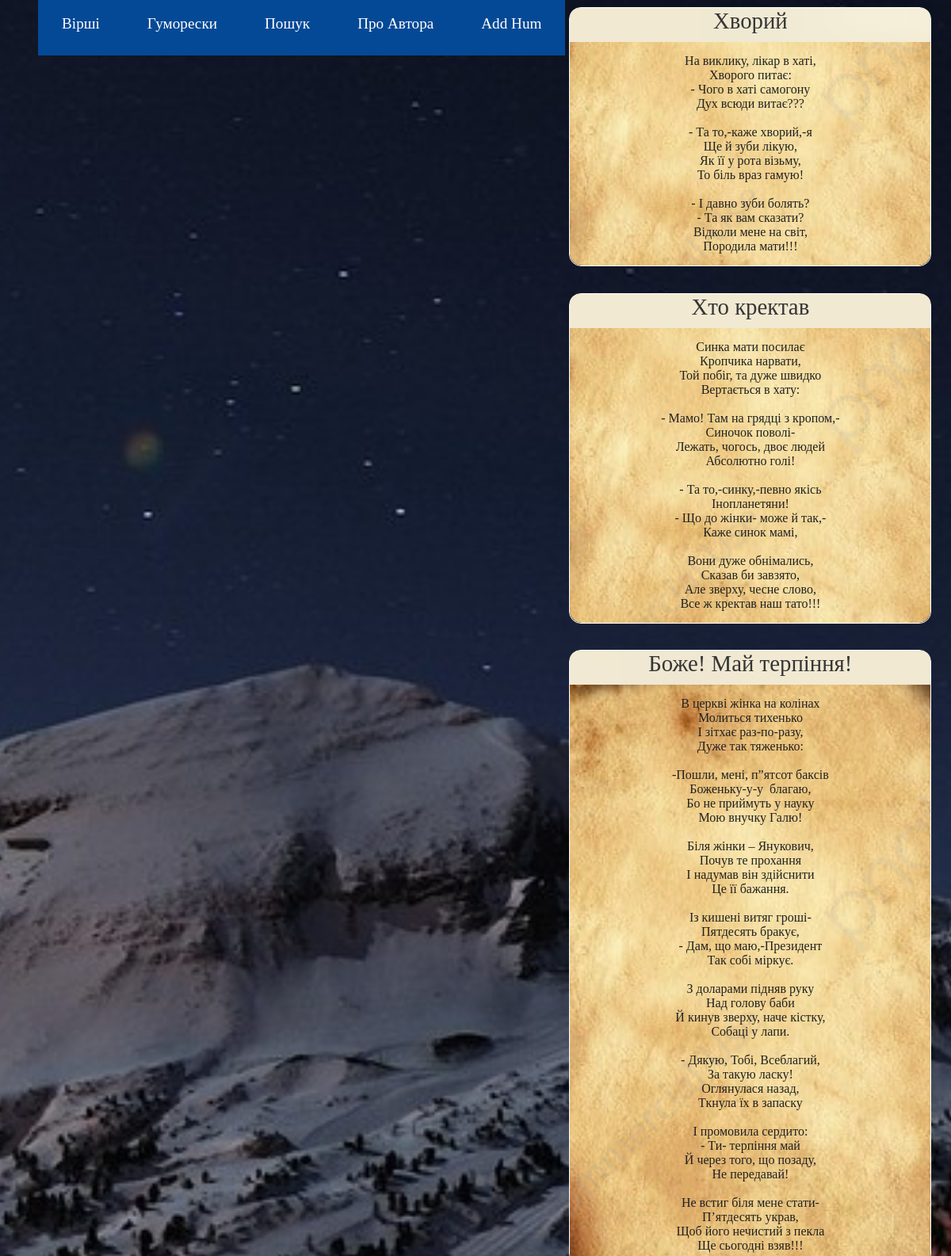
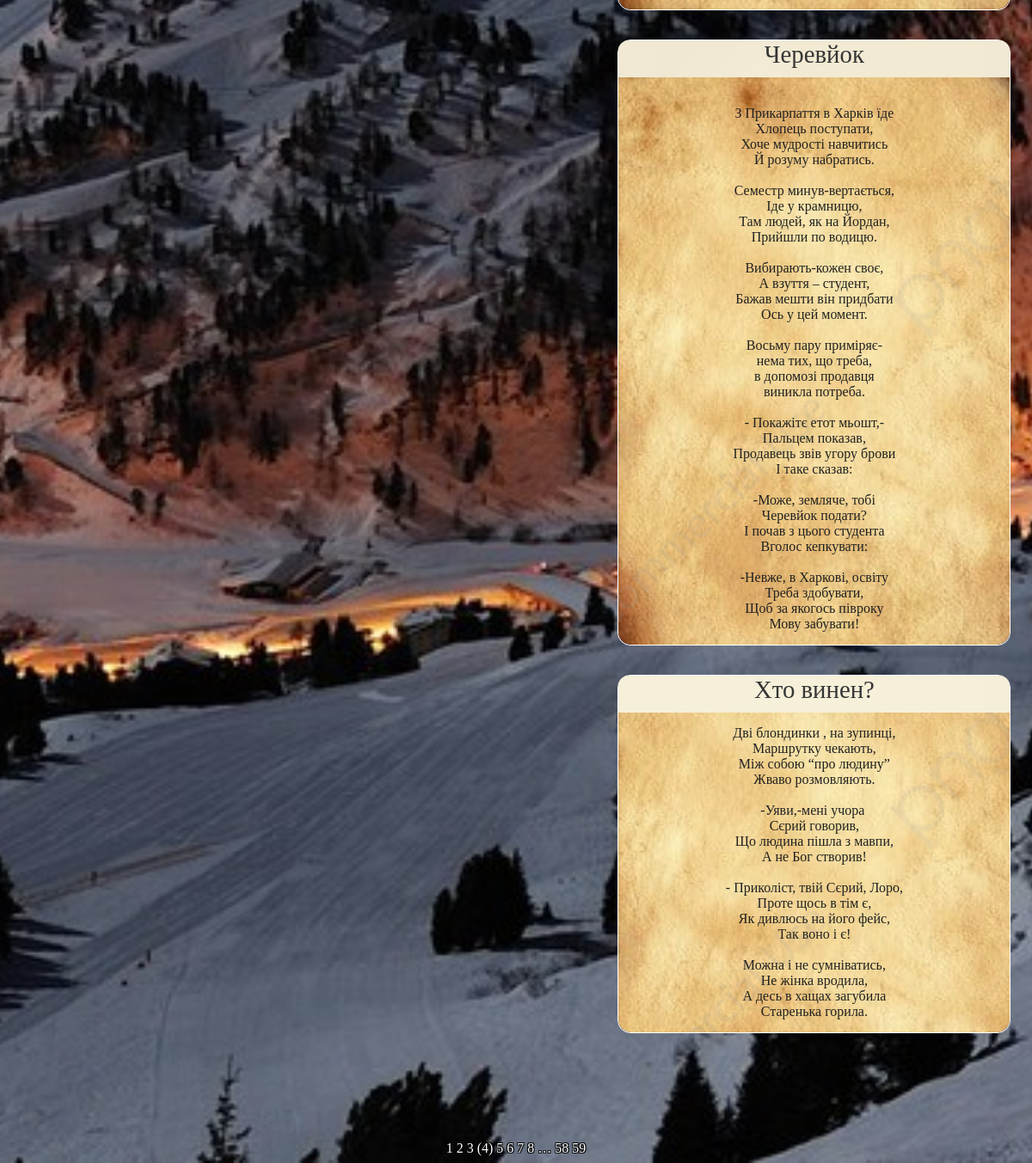
/humoresques/4, run on the app's committed database (2 pictures, top to bottom).
### app/models.py (models this page shows)
class Humoresque(db.Model):
    id = db.Column(db.Integer, primary_key=True)
    title = db.Column(db.String(20), unique=True)
    text = db.Column(db.String(1028), unique=True)

### app/routes.py (the view)
@app.route('/humoresques/<int:hum_page_num>')
def humoresques(hum_page_num):
    humoresques = Humoresque.query.paginate(per_page=5, page=hum_page_num, error_out=True)
    return render_template('humoresques.html', title='Гуморески',  humoresques=humoresques)

### app/templates/humoresques.html
{% extends "base.html" %}
{% block app_content %}
    {% for humoresque in humoresques.items %}
        {% include "_humoresque.html" %}
    {% endfor %}
    <div class="pagination-links">
    {% for page in humoresques.iter_pages() %}
        {% if page %}
            {% if page != humoresques.page %}
                <a href="{{ url_for('humoresques', hum_page_num=page) }}">{{ page }}</a>
            {% else %}
                <span style="color: white;">({{ page }})</span>
            {% endif %}
        {% else %}
            <span class=ellipsis style="color: white;">…</span>
        {% endif %}
    {% endfor %}
    </div>
{% endblock %}

### app/templates/base.html (shortened to what this page needs)
<html>
    <head>
        <link rel="stylesheet" href="{{ url_for('static', filename='styles.css') }}"/>
    </head>
    <body>
        <div id="navbar-container">
            <div id="navbar">
                <div class="link-div">
                    <nav>
                        <ul class="nav-links">
                            <li><a href="{{ url_for('poems', page_num=1) }}">Вірші</a></li>
                            <li><a href="{{ url_for('humoresques', hum_page_num=1) }}">Гуморески</a></li>
                            <li><a href="{{ url_for('search') }}">Пошук</a></li>
                            <li><a href="{{ url_for('about') }}">Про Автора</a></li>
                            <li><a href="{{ url_for('add_humoresque') }}">Add Hum</a></li>
                        </ul>
                    </nav>
                </div>
            </div>
        </div>
        <div id="page_container">
            {% block content %}
            <div class="container-fluid" style="margin-top: 100px;">
                {% block app_content %}{% endblock %}
            </div>
            {% endblock %}
        </div>
    </body>
</html>

### app/templates/_humoresque.html
{% extends "base.html" %}
{% block app_content %}
    <div id="poem-container">
        <div id="title">{{humoresque.title}}</div>
        <pre><div id="text">{{humoresque.text}}</div></pre>
    </div>
{% endblock %}

### app/static/styles.css (style rules this page uses)
#poem-container { width: 455px; border: 1px solid white; color: white; margin-left: 60%; margin-top: -5.7rem; margin-bottom: 125px; border-radius: 15px; }
#title { width: 100%; height: 40px; background: url('/static/title_bg.jpg') no-repeat center center fixed; -webkit-background-size: cover; -moz-background-size: cover; -o-background-size: cover; background-size: cover; font-family: 'Lobster Two', cursive; font-size: 1.8rem; color: #353535; text-align: center; padding-bottom: 5px; border-radius: 12px 12px 0 0; }
#text { background: url('/static/poem_bg.jpg') no-repeat center center; width: 455px; -webkit-background-size: cover; -moz-background-size: cover; -o-background-size: cover; background-size: cover; font-family: 'Lobster Two', cursive ; font-size: 1rem; color: #212121; text-align: center; margin-top: -15px; margin-bottom: -13px; padding-top: 15px; padding-bottom: 15px; border-radius:0 0 15px 15px; }
#navbar-container { position: absolute; top: 0; height: 100px; width: 50%; }
#navbar { position: fixed; display: flex; justify-content: space-between; align-items: center; font-size: 1.2rem; margin-bottom: 100px; margin-right: -500px; }
a { text-decoration: none; color: white; }
body { background: url('/static/night-mnt.jpg') no-repeat center center fixed; -webkit-background-size: cover; -moz-background-size: cover; -o-background-size: cover; background-size: cover; font-family: 'Lobster Two', cursive; }
.nav-links { display: flex; list-style: none; }
.nav-links a { padding: 30px; margin-right: 0px; background: rgb(4, 73, 150); transition: 0.3s ease-out; }
.pagination-links { text-align: center; text-shadow: -1px -1px 0 #000, 1px -1px 0 #000, -1px 1px 0 #000, 1px 1px 0 #000; float: bottom 0; }

### data on the page
Humoresque: title "Хворий", text "На виклику, лікар в хаті, Хворого питає: - Чого в хаті самогону Дух всюди витає??? - Та то,-каже хворий,-я Ще й зуби лікую, Як її у рота візьму, То біль враз гамую! - І давно зуби болять? - Та як вам сказати? Відколи мене на світ, Породила мати!!!"
Humoresque: title "Хто кректав", text "Синка мати посилає Кропчика нарвати, Той побіг, та дуже швидко Вертається в хату: - Мамо! Там на грядці з кропом,- Синочок поволі- Лежать, чогось, двоє людей Абсолютно голі! - Та то,-синку,-певно якісь Інопланетяни! - Що до жінки- може й так,- Каже синок мамі, Вони дуже обнімались, Сказав би завзято, Але зверху, чесне слово, Все ж кректав наш тато!!!"
Humoresque: title "Боже! Май терпіння!", text "В церкві жінка на колінах Молиться тихенько І зітхає раз-по-разу, Дуже так тяженько: -Пошли, мені, п”ятсот баксів Боженьку-у-у благаю, Бо не приймуть у науку Мою внучку Галю! Біля жінки – Янукович, Почув те прохання І надумав він здійснити Це її бажання. Із кишені витяг гроші- Пятдесять бракує, - Дам, що маю,-Президент Так собі міркує. З доларами підняв руку Над голову баби Й кинув зверху, наче кістку, Собаці у лапи. - Дякую, Тобі, Всеблагий, За такую ласку! Оглянулася назад, Ткнула їх в запаску І промовила сердито: - Ти- терпіння май Й через того, що позаду, Не передавай! Не встиг біля мене стати- П’ятдесять украв, Щоб його нечистий з пекла Ще сьогодні взяв!!!"
Humoresque: title "Черевйок", text "З Прикарпаття в Харків їде Хлопець поступати, Хоче мудрості навчитись Й розуму набратись. Семестр минув-вертається, Іде у крамницю, Там людей, як на Йордан, Прийшли по водицю. Вибирають-кожен своє, А взуття – студент, Бажав мешти він придбати Ось у цей момент. Восьму пару приміряє- нема тих, що треба, в допомозі продавця виникла потреба. - Покажітє етот мьошт,- Пальцем показав, Продавець звів угору брови І таке сказав: -Може, земляче, тобі Черевйок подати? І почав з цього студента Вголос кепкувати: -Невже, в Харкові, освіту Треба здобувати, Щоб за якогось півроку Мову забувати!"
Humoresque: title "Хто винен?", text "Дві блондинки , на зупинці, Маршрутку чекають, Між собою “про людину” Жваво розмовляють. -Уяви,-мені учора Сєрий говорив, Що людина пішла з мавпи, А не Бог створив! - Приколіст, твій Сєрий, Лоро, Проте щось в тім є, Як дивлюсь на його фейс, Так воно і є! Можна і не сумніватись, Не жінка вродила, А десь в хащах загубила Старенька горила."

### other printed values
{{ page }} "1" "2" "3" "5" "6" "7" "8" "58" "59"
{{ page }} "4"
